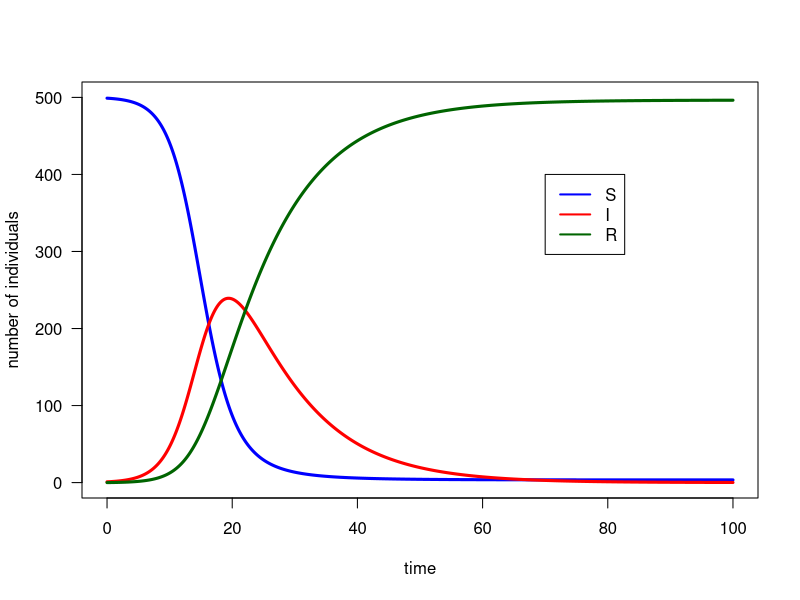

Write the R code that produced this figure.
# implements the basic SIR model, and plots simulation results

# FUNCTION DEFINITIONS

SIR <- function(t, x, parms){
  # Give names to the variables
  S <- x[1]
  I <- x[2]
  R <- x[3]
 
  # Compte derivatives  
  dS <- - parms$beta*S*I
  dI <- + parms$beta*S*I - parms$r*I
  dR <- parms$r*I # Note: because S+I+R=constant, this equation could actually be omitted,
                    # and R at any time point could simply be calculated as N-S-I.
  # Prepare output
  derivs <- c(dS, dI, dR)
  list(derivs)  # the output must be returned    
}  # end of function definition

# MAIN PROGRAM

# Load R library for ordinary differential equation solvers
library(deSolve)
# If not already installed, type
# install.packages("deSolve")

# Parameters
parms <- as.list(c(beta=1e-3, r=1e-1))	# set the parameters of the model
inits <- c(S=499, I=1, R=0)	# set the initial values
dt    <- seq(0, 100, 0.1) # set the time points for evaluation

# Calculate and print R_0 on the screen
N <- sum(inits) # Total population size
R0 <- parms$beta*N/parms$r
print(R0)

# Simulate the model
sim <- as.data.frame(ode(inits, dt, SIR, parms=parms)) # this way our set 'parms' will be used as default

# Plot the output
par(las = 1) # (horizontal labels)
lwdcurves <- 3
plot(sim$time, sim$S, type="l", col="blue", ylim=c(0,sum(inits)), xlab="time", ylab="number of individuals", lwd=lwdcurves)
lines(sim$time, sim$I, col="red", lwd=lwdcurves)
lines(sim$time, sim$R, col="darkgreen", lwd=lwdcurves)

# Add a legend to the graph
legend(70, 400, legend=c("S","I","R"), col=c("blue", "red", "darkgreen"), lty=1, lwd=2)
#dev.off()
